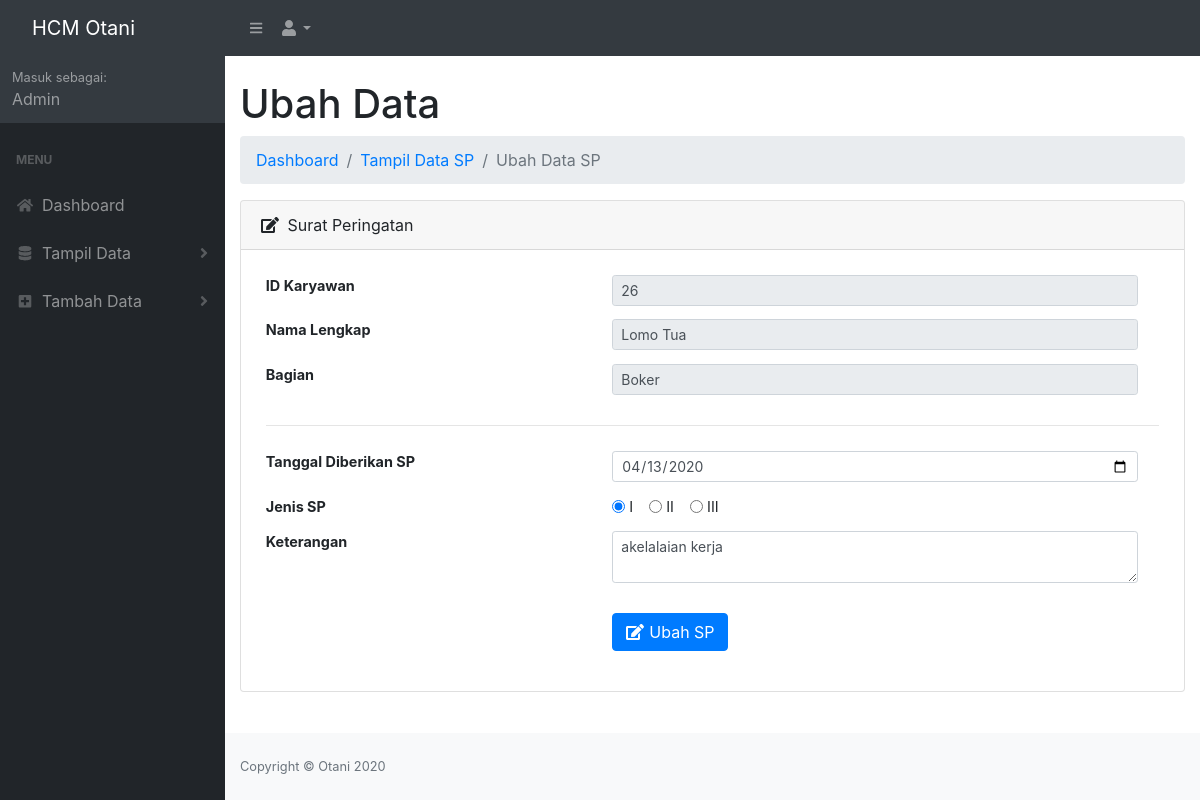
Page /dist/ubahsp.php?inputID=26 (signed in) on the committed database.
### tables this page shows
CREATE TABLE `tbl_sp` (
  `no` int(11) NOT NULL,
  `id_karyawan` int(11) NOT NULL,
  `tgl_sp` date NOT NULL,
  `jenissp` varchar(3) NOT NULL,
  `keterangan` varchar(150) NOT NULL,
  `waktudibuat` datetime NOT NULL DEFAULT current_timestamp(),
  `terakhirdiubah` timestamp NOT NULL DEFAULT current_timestamp()
);

CREATE TABLE `tbl_infokaryawan` (
  `id` int(11) NOT NULL,
  `id_karyawan` int(11) NOT NULL,
  `nama` varchar(100) NOT NULL,
  `jenis_kelamin` varchar(50) NOT NULL,
  `ttl` varchar(50) NOT NULL,
  `alamat` varchar(150) NOT NULL,
  `agama` varchar(25) NOT NULL,
  `status_nikah` varchar(50) NOT NULL,
  `no_hp` varchar(14) NOT NULL,
  `pendidikan` varchar(100) NOT NULL,
  `nik` varchar(20) NOT NULL,
  `waktudibuat` datetime NOT NULL DEFAULT current_timestamp(),
  `terakhirdiubah` timestamp NOT NULL DEFAULT current_timestamp()
);

CREATE TABLE `tbl_masterkaryawan` (
  `id_karyawan` int(11) NOT NULL,
  `tgl_masukkerja` date NOT NULL,
  `bagian` varchar(50) NOT NULL,
  `badge` varchar(10) NOT NULL,
  `status` varchar(25) NOT NULL
);

### dist/ubahsp.php (the view, shortened to what this page needs)
<?php
  include "uiheader.php";
  if(empty($_GET['inputID'])){
    $keyword = "";
  }else{
    $keyword = $_GET['inputID'];
  }
?>
<main>
                    <div class="container-fluid">
                        <h1 class="mt-4">Ubah Data</h1>
                        <nav aria-label="breadcrumb">
                            <ol class="breadcrumb">
                                <li class="breadcrumb-item"><a href="index.php">Dashboard</a></li>
                                <li class="breadcrumb-item"><a href="datasp.php">Tampil Data SP</a></li>
                                <li class="breadcrumb-item active" aria-current="page">Ubah Data SP</li>
                            </ol>
                        </nav>
                        <div class="card mb-4">
                            <div class="card-header">
                                <i class="fas fa-edit mr-1"></i>
                                Surat Peringatan
                            </div>
                            <div class="card-body">
                        <?php
                            $tampil = $koneksi -> query("SELECT * FROM tbl_sp WHERE tbl_sp.id_karyawan='$keyword'");
                            $tabel = $tampil -> fetch_assoc();
                            $tampil2 = $koneksi -> query("SELECT * FROM tbl_masterkaryawan JOIN tbl_infokaryawan ON tbl_masterkaryawan.id_karyawan=tbl_infokaryawan.id_karyawan WHERE tbl_masterkaryawan.id_karyawan='$keyword'");
                            $tabel2 = $tampil2 -> fetch_assoc();
                        ?>
<table class="table table-sm table-borderless p-2">
<form method="post" action="ubahsp.php?inputID=<?php echo $keyword; ?>" name="form1">
  <tbody style="font-size: 0.9rem">
  <tr>
      <th scope="row">ID Karyawan</th>
      <td>
          <input type="text" id="inputID" name="inputID" class="form-control form-control-sm mb-1" placeholder="ID Karyawan" value="<?php echo $tabel['id_karyawan']; ?>" autocomplete="off" required disabled>
      </td>
    </tr>
    <tr>
      <th scope="row">Nama Lengkap</th>
      <td>
        <input type="text" name="inputNama" class="form-control form-control-sm mb-1" placeholder="Nama Lengkap" value="<?php echo $tabel2['nama']; ?>" required autofocus disabled>
      </td>
    </tr>
    <tr>
      <th scope="row">Bagian</th>
      <td>
        <input type="text" name="inputBagian" class="form-control form-control-sm mb-1" placeholder="Bagian" value="<?php echo $tabel2['bagian']; ?>" required autofocus disabled>
      </td>
    </tr>
    <tr>
        <th scope="row" colspan="3"><hr></th>
    </tr>
    <tr>
      <th scope="row">Tanggal Diberikan SP</th>
      <td>
        <input type="date" id="inputTglSP" name="inputTglSP" class="form-control form-control-sm mb-1" required value="<?php echo $tabel['tgl_sp']; ?>">
      </td>
    </tr>
    <tr>
      <th scope="row">Jenis SP</th>
      <td>
      <div class="form-check form-check-inline mb-1">
            <input class="for1m-check-input mr-1" type="radio" name="jenissp" id="jenissp1" value="I" <?php if($tabel['jenissp'] == "I"){echo "checked";}; ?> required>
            <label class="form-check-label" for="jenissp1">I</label>
        </div>
        <div class="form-check form-check-inline">
            <input class="form-check-input mr-1" type="radio" name="jenissp" id="jenissp2" value="II" <?php if($tabel['jenissp'] == "II"){echo "checked";}; ?> required>
            <label class="form-check-label" for="jenissp2">II</label>
        </div>
        <div class="form-check form-check-inline">
            <input class="form-check-input mr-1" type="radio" name="jenissp" id="jenissp3" value="III" <?php if($tabel['jenissp'] == "III"){echo "checked";}; ?> required>
            <label class="form-check-label" for="jenissp3">III</label>
        </div>
      </td>
    </tr>
    <tr>
      <th scope="row">Keterangan</th>
      <td>
        <textarea id="inputKet" name="inputKet" class="form-control form-control-sm mb-1" placeholder="Keterangan SP" row="3" required autofocus><?php echo $tabel['keterangan']; ?></textarea>
      </td>
    </tr>
    <tr>
        <th scope="row">
        </th>
        <td><button class="btn btn-primary mt-3" type="button" data-toggle="modal" data-target="#modalKonfirmasi"><i class="fas fa-edit fa-fw mr-1"></i>Ubah SP</button></td>
        <td></td>
    </tr>
  </tbody>
  </form>
</table>
                            </div>
                        </div>
                    </div>
                </main>
<?php
    include "footer.php"
?>

### rows in the picture
tbl_sp: inputID "26", inputTglSP "04/13/2020", jenissp "☑ I", jenissp "☐ II", jenissp "☐ III", inputKet "akelalaian kerja"
tbl_infokaryawan: inputNama "Lomo Tua", inputBagian "Boker"

### other values in the picture
$_SESSION['username'] "Admin"
